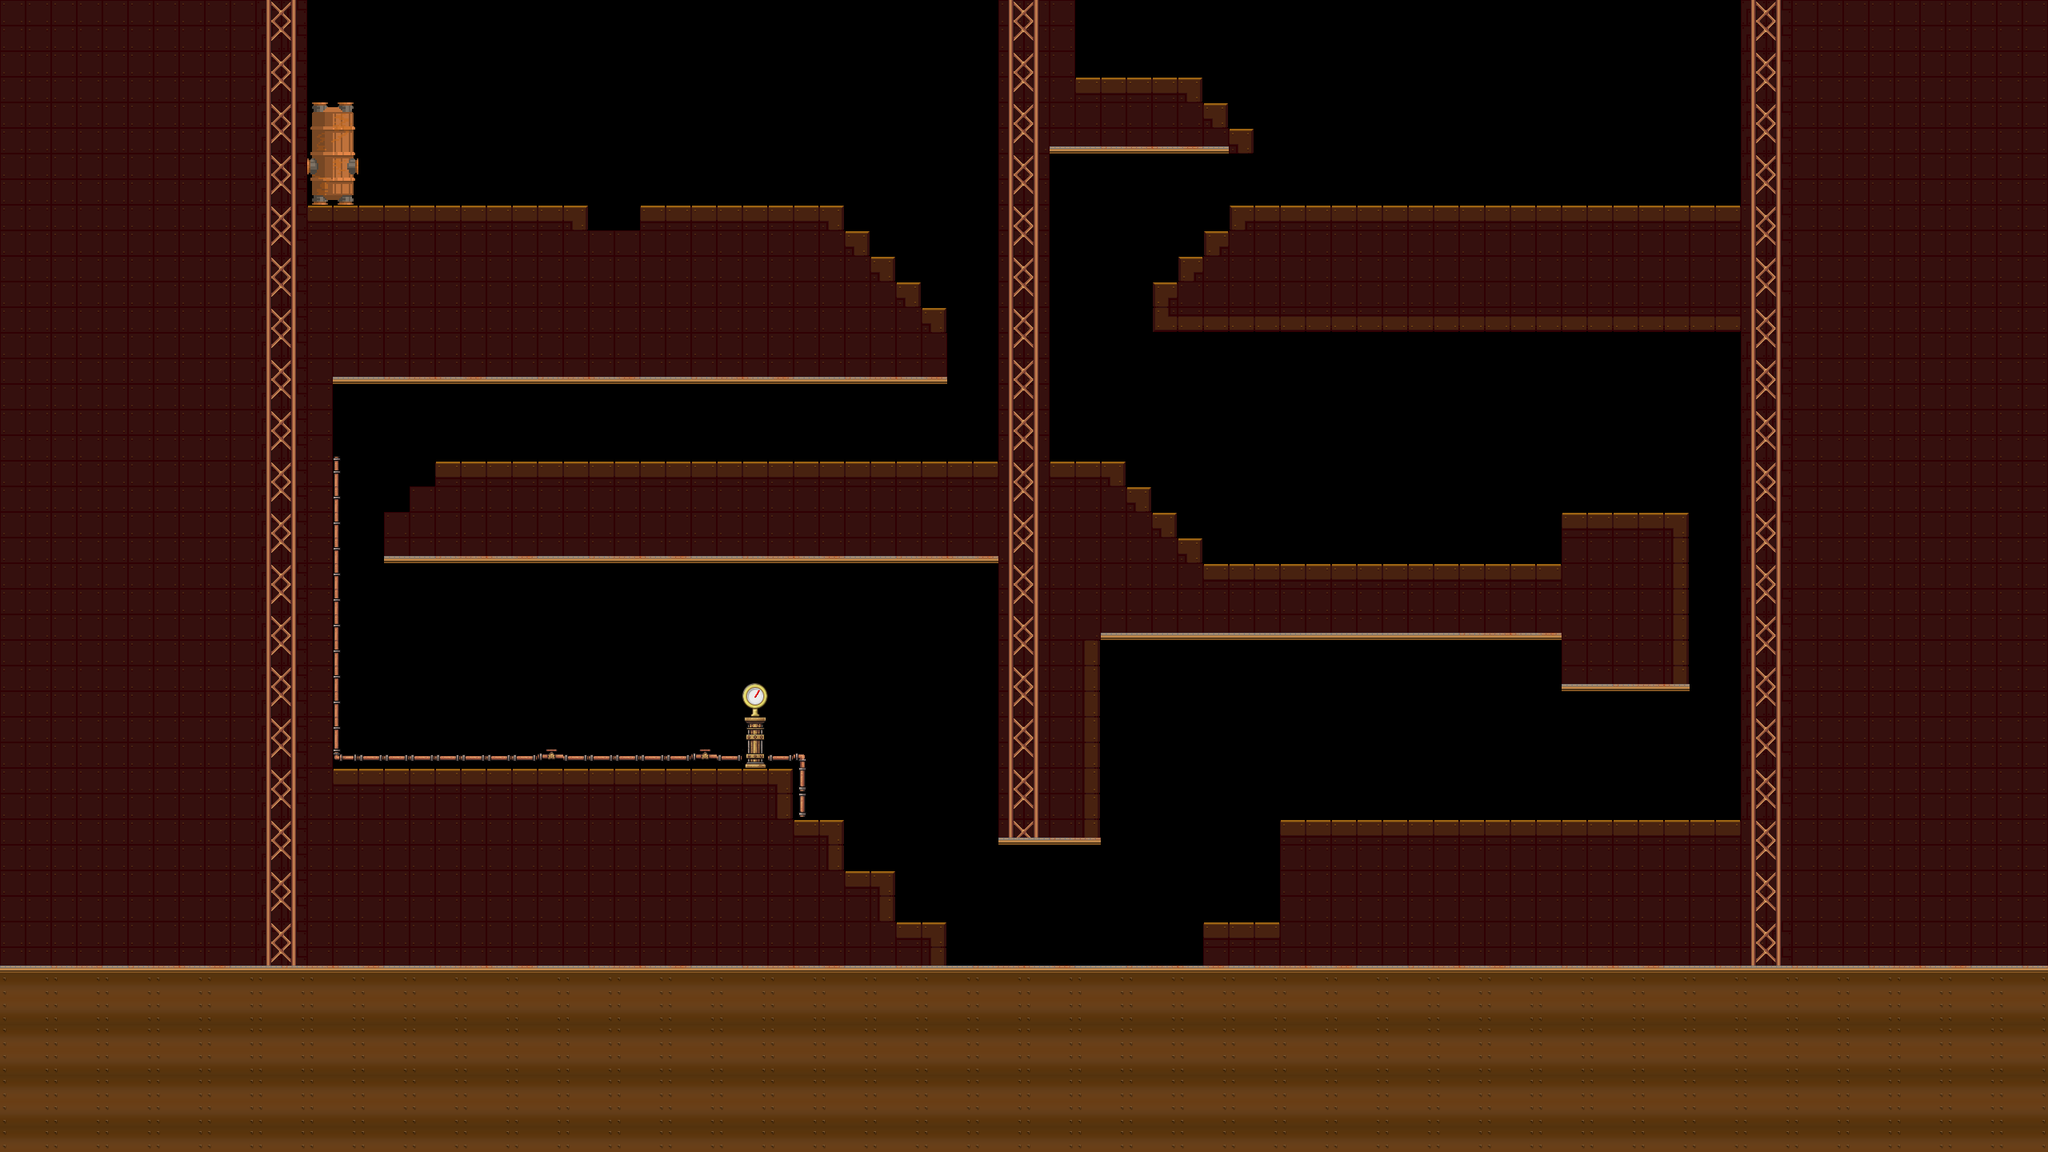

A level layout from a 2D game, rendered from its tile map. Below: a short description, then the map file with tile-grid data replaced by summaries:
An orthogonal 80x45 tile map with 32x32 px tiles, 4 tile layers (background2, background, platforms, decor) and 13 objects (6x engrenage, 4x bouton, 2x ennemi_tireur, terminal).

<map version="1.10" tiledversion="1.11.2" orientation="orthogonal" renderorder="right-down" width="80" height="45" tilewidth="32" tileheight="32" infinite="0" nextlayerid="14" nextobjectid="18">
 <editorsettings>
  <export target="map_niveau3.json" format="json" />
 </editorsettings>
 <tileset firstgid="1" name="tileset" tilewidth="32" tileheight="32" tilecount="6557" columns="62">
  <image source="../assets/tileset.png" width="1984" height="2784" />
 </tileset>
 <layer id="7" name="background2" width="80" height="45">
  <data>[3600 cells, 454 non-empty, 2 distinct tile ids]</data>
 </layer>
 <layer id="5" name="background" width="80" height="45">
  <data>[3600 cells, 330 non-empty, 43 distinct tile ids]</data>
 </layer>
 <objectgroup id="12" name="terminal" class="terminal">
  <object id="11" name="terminal" type="terminal" x="1278" y="1124">
   <point />
  </object>
 </objectgroup>
 <objectgroup id="4" name="engrenages">
  <object id="4" name="engrenage1" type="engrenage" x="1214.67" y="426.667">
   <point />
  </object>
  <object id="6" name="engrenage2" type="engrenage" x="478" y="563.333">
   <point />
  </object>
  <object id="7" name="engrenage3" type="engrenage" x="1160.67" y="1120.67">
   <point />
  </object>
  <object id="15" name="engrenage4" type="engrenage" x="1402" y="54">
   <point />
  </object>
  <object id="16" name="engrenage5" type="engrenage" x="2144" y="772">
   <point />
  </object>
  <object id="17" name="engrenage6" type="engrenage" x="1554" y="1116">
   <point />
  </object>
 </objectgroup>
 <objectgroup id="3" name="enemies">
  <object id="13" name="ennemi_tireur1" type="ennemi_tireur" x="860" y="556">
   <point />
  </object>
  <object id="14" name="ennemi_tireur2" type="ennemi_tireur" x="1724" y="682">
   <point />
  </object>
 </objectgroup>
 <objectgroup id="9" name="boutons">
  <object id="1" name="bouton1" type="bouton" x="768" y="275">
   <point />
  </object>
  <object id="3" name="bouton2" type="bouton" x="1035" y="1010.33">
   <point />
  </object>
  <object id="9" name="bouton1" type="bouton" x="1342.75" y="559.5">
   <point />
  </object>
  <object id="10" name="bouton1" type="bouton" x="2030" y="628">
   <point />
  </object>
 </objectgroup>
 <layer id="1" name="platforms" width="80" height="45">
  <properties>
   <property name="collides" type="bool" value="true" />
  </properties>
  <data>[3600 cells, 2361 non-empty, 12 distinct tile ids]</data>
 </layer>
 <layer id="13" name="decor" width="80" height="45">
  <data>[3600 cells, 340 non-empty, 15 distinct tile ids]</data>
 </layer>
</map>
